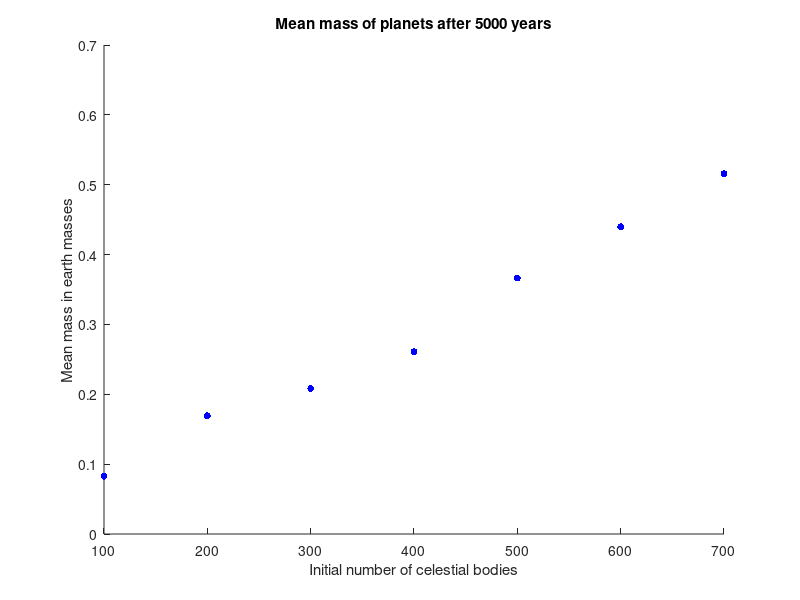
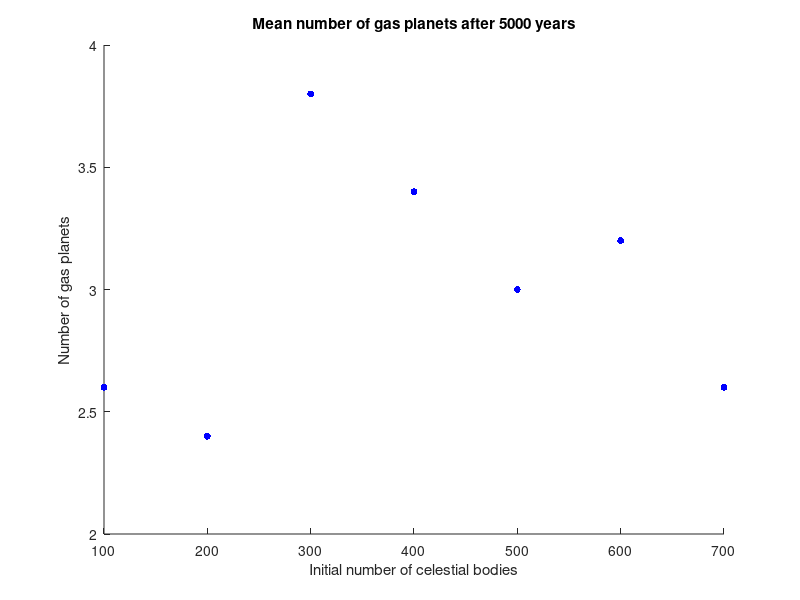

Write the MATLAB code that produced these figures, in order.
clear all;
load('EINDM100.mat');
EINDM100 = sum(EINDM,2);
EINDSM100 = EINDM(:,1,:);
EINDGM100 = EINDM(:,2,:);
clear EINDM;
load('EINDM200.mat');
EINDM200 = sum(EINDM,2);
EINDSM200 = EINDM(:,1,:);
EINDGM200 = EINDM(:,2,:);
clear EINDM;
load('EINDM300.mat');
EINDM300 = sum(EINDM,2);
EINDSM300 = EINDM(:,1,:);
EINDGM300 = EINDM(:,2,:);
clear EINDM;
load('EINDM400.mat');
EINDM400 = sum(EINDM,2);
EINDSM400 = EINDM(:,1,:);
EINDGM400 = EINDM(:,2,:);
clear EINDM;
load('EINDM500.mat');
EINDM500 = sum(EINDM,2);
EINDSM500 = EINDM(:,1,:);
EINDGM500 = EINDM(:,2,:);
clear EINDM;
load('EINDM600.mat');
EINDM600 = sum(EINDM,2);
EINDSM600 = EINDM(:,1,:);
EINDGM600 = EINDM(:,2,:);
clear EINDM;
load('EINDM700.mat');
EINDM700 = sum(EINDM,2);
EINDSM700 = EINDM(:,1,:);
EINDGM700 = EINDM(:,2,:);
clear EINDM;

NGP100 = zeros(5,1);
NGP200 = zeros(5,1);
NGP300 = zeros(5,1);
NGP400 = zeros(5,1);
NGP500 = zeros(5,1);
NGP600 = zeros(5,1);
NGP700 = zeros(5,1);
MP100 = zeros(5,1);
MP200 = zeros(5,1);
MP300 = zeros(5,1);
MP400 = zeros(5,1);
MP500 = zeros(5,1);
MP600 = zeros(5,1);
MP700 = zeros(5,1);

for i = 1:5
    M100 = EINDM100(EINDM100(:,i) > 0.06,1,i);
    M200 = EINDM200(EINDM200(:,i) > 0.06,1,i);
    M300 = EINDM300(EINDM300(:,i) > 0.06,1,i);
    M400 = EINDM400(EINDM400(:,i) > 0.06,1,i);
    M500 = EINDM500(EINDM500(:,i) > 0.06,1,i);
    M600 = EINDM600(EINDM600(:,i) > 0.06,1,i);
    M700 = EINDM700(EINDM700(:,i) > 0.06,1,i);
    GM100 = EINDGM100(EINDM100(:,i) > 0.06,1,i);
    GM200 = EINDGM200(EINDM200(:,i) > 0.06,1,i);
    GM300 = EINDGM300(EINDM300(:,i) > 0.06,1,i);
    GM400 = EINDGM400(EINDM400(:,i) > 0.06,1,i);
    GM500 = EINDGM500(EINDM500(:,i) > 0.06,1,i);
    GM600 = EINDGM600(EINDM600(:,i) > 0.06,1,i);
    GM700 = EINDGM700(EINDM700(:,i) > 0.06,1,i);
    NGP100(i) = sum(GM100./M100 > 0.1);
    NGP200(i) = sum(GM200./M200 > 0.1);
    NGP300(i) = sum(GM300./M300 > 0.1);
    NGP400(i) = sum(GM400./M400 > 0.1);
    NGP500(i) = sum(GM500./M500 > 0.1);
    NGP600(i) = sum(GM600./M600 > 0.1);
    NGP700(i) = sum(GM700./M700 > 0.1);
    MP100(i) = mean(EINDM100(EINDM100(:,i) > 0.06,1,i));
    MP200(i) = mean(EINDM200(EINDM200(:,i) > 0.06,1,i));
    MP300(i) = mean(EINDM300(EINDM300(:,i) > 0.06,1,i));
    MP400(i) = mean(EINDM400(EINDM400(:,i) > 0.06,1,i));
    MP500(i) = mean(EINDM500(EINDM500(:,i) > 0.06,1,i));
    MP600(i) = mean(EINDM600(EINDM600(:,i) > 0.06,1,i));
    MP700(i) = mean(EINDM700(EINDM700(:,i) > 0.06,1,i));
end
MMP(1) = mean(MP100);
MMP(2) = mean(MP200);
MMP(3) = mean(MP300);
MMP(4) = mean(MP400);
MMP(5) = mean(MP500);
MMP(6) = mean(MP600);
MMP(7) = mean(MP700);
MNGP(1) = mean(NGP100);
MNGP(2) = mean(NGP200);
MNGP(3) = mean(NGP300);
MNGP(4) = mean(NGP400);
MNGP(5) = mean(NGP500);
MNGP(6) = mean(NGP600);
MNGP(7) = mean(NGP700);

figure;
scatter(100:100:700,MMP,25,[0,0,1],'o','filled');
title('Mean mass of planets after 5000 years');
xlabel('Initial number of celestial bodies');
ylabel('Mean mass in earth masses');

figure;
scatter(100:100:700,MNGP,25,[0,0,1],'o','filled');
title('Mean number of gas planets after 5000 years');
xlabel('Initial number of celestial bodies');
ylabel('Number of gas planets');
